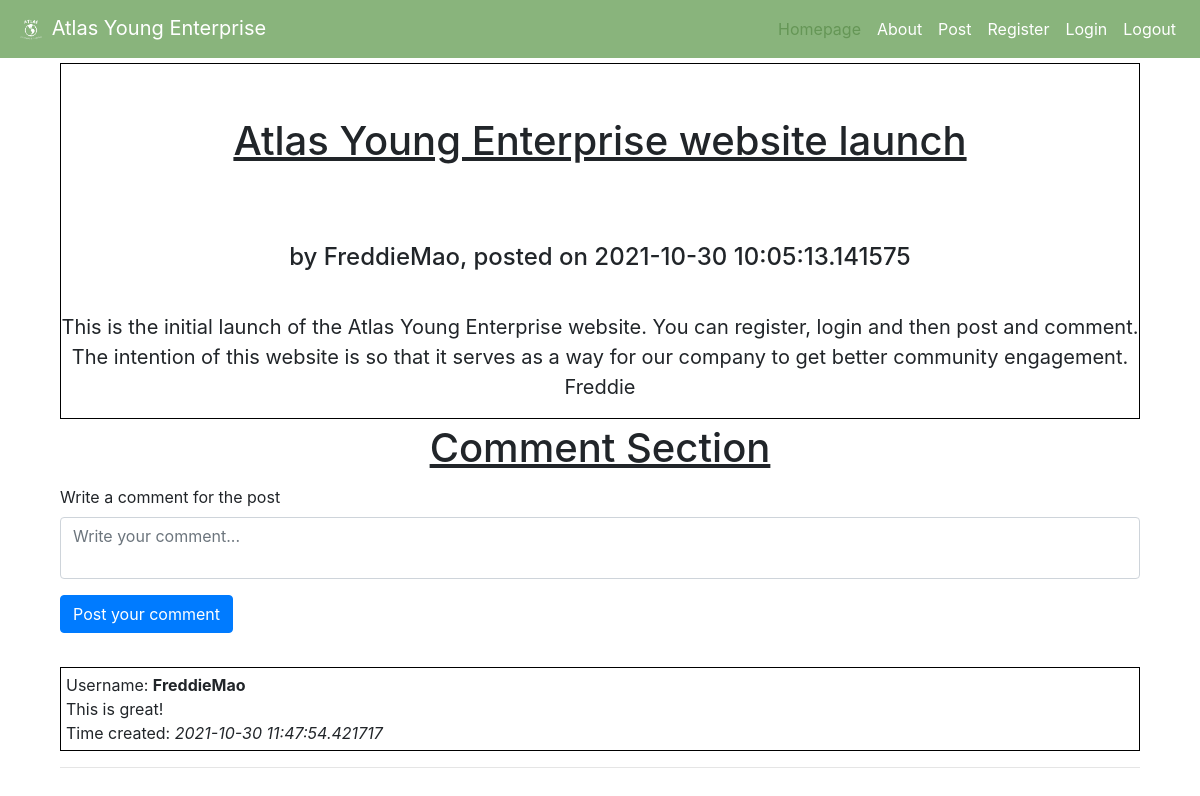
Page /viewPost?post_id=1 on the committed database.
### tables this page shows
CREATE TABLE posts (post_id INTEGER, user_id INTEGER, title TEXT NOT NULL, content TEXT NOT NULL, dateCreated DATETIME, PRIMARY KEY(post_id), FOREIGN KEY (user_id) REFERENCES users(id));

CREATE TABLE users (id INTEGER, username TEXT NOT NULL, hash TEXT NOT NULL, PRIMARY KEY(id));

CREATE TABLE comments (user_id INTEGER, post_id INTEGER, content TEXT NOT NULL, dateCreated DATETIME, FOREIGN KEY(post_id) REFERENCES posts(post_id));

### app.py (the view)
@app.route("/viewPost", methods=["GET"])
def viewPost():
    post_id = request.args.get("post_id")
    if post_id is None:
        return render_template("404.html"), 404
    con = createConnection()
    cur = con.cursor()
    matchingPosts = cur.execute("SELECT * FROM posts WHERE post_id = ?", (post_id,)).fetchall()
    comments = cur.execute("SELECT * FROM comments WHERE post_id = ? ORDER BY dateCreated DESC", (post_id,)).fetchall()
    con.close()
    if len(matchingPosts) == 0:
        return render_template("404.html"), 404
    post = matchingPosts[0]
    con = createConnection()
    cur = con.cursor()
    comments = cur.execute("SELECT * FROM comments WHERE post_id = ? ORDER BY dateCreated DESC", (post_id,)).fetchall()
    con.close()
    return render_template("viewPost.html", post=post, comments=comments, invalidComment=False)

### app.py (called while the page is built)
def createConnection():
    return sqlite3.connect("atlas.db")

def getUsername(user_id):
    con = createConnection()
    cur = con.cursor()
    username = cur.execute("SELECT username FROM users WHERE id = ?", (user_id,)).fetchall()[0][0]
    con.close()
    return username

@app.after_request
def after_request(response):
    response.headers["Cache-Control"] = "no-cache, no-store, must-revalidate"
    response.headers["Expires"] = 0
    response.headers["Pragma"] = "no-cache"
    return response

### templates/viewPost.html (shortened to what this page needs)
{% extends "layout.html" %}
{% block header %}
    <nav class="navbar navbar-expand-lg navbar-custom">
        <a class="navbar-brand" href="/">
            <img src="/static/images/atlaslogo.png" width="30" height="30" alt="" loading="lazy">
            Atlas Young Enterprise
        </a>
        <ul class="navbar-nav ml-auto">
            <li class="nav-item active">
                <a class="nav-link" href="/">Homepage <span class="sr-only">(current)</span></a>
            </li>
            <li class="nav-item">
                <a class="nav-link" href="/about">About</a>
            </li>
            <li class="nav-item">
                <a class="nav-link" href="/post">Post</a>
            </li>
            <li class="nav-item">
                <a class="nav-link" href="/register">Register</a>
            </li>
            <li class="nav-item">
                <a class="nav-link" href="/login">Login</a>
            </li>
            <li class="nav-item">
                <a class="nav-link" href="/logout">Logout</a>
            </li>
        </ul>
    </nav>
{% endblock %}
{% block body %}
    <div class="post marginFiveSides thinBorder">
        <div class="padFive center">
            <h1><u>{{ post[2] }}</u></h1>
        </div>
        <p>
            <h4 class="center">by {{ post[1]|getUsername }}, posted on {{ post[4] }}</h4>
        </p>
        <br>
        <p class="center" style="font-size: 20px;">
            {{ post[3] }}
        </p>
    </div>
    <h1 class="center"><u>Comment Section</u></h1>
    <div class="comment-box padFiveSides">
        <form action="/viewPost?post_id={{ post[0] }}" method="post">
            <div class="form-group">
                <label for="comment">Write a comment for the post</label>
                <textarea class="form-control textarea-noResize" id="comment" name="comment" row="2" placeholder="Write your comment..."></textarea>
            </div>
            <button type="sumbit" class="btn btn-primary">Post your comment</button>
        </form>
        <br>
    </div>
    <div class="comments padFiveSides">
        {% for comment in comments %}
            <div class="media thinBorder tinyPad">
                <div class="media-body">
                    Username: <strong>{{ comment[0] | getUsername }}</strong>
                    <br>
                    {{ comment[2] }}
                    <br>
                    Time created: <i>{{ comment[3] }}</i>
                </div>
            </div>
            <hr>
        {% endfor %}
    </div>
{% endblock %}

### static/styles.css (style rules this page uses)
body { background-color: black; color: white; }
.center { display: flex; justify-content: center; text-align: center; }
.navbar-custom { background-color: #89b47c; }
.navbar-custom .navbar-nav .nav-link { color: white; }
.navbar-custom .navbar-brand, .navbar-custom .navbar-text { color: white; }
.navbar-custom .nav-item.active .nav-link, .navbar-custom .nav-item:hover .nav-link { color: #659656; }
.padFive { padding: 5% 5%; }
.padFiveSides { padding: 5px 5%; }
.marginFiveSides { margin: 5px 5%; }
.thinBorder { border: 1px solid black; }
.tinyPad { padding: 5px 5px 5px 5px; }
.textarea-noResize { resize: none; }

### rows in the picture
posts: title "Atlas Young Enterprise website launch", dateCreated "2021-10-30 10:05:13.141575", content "This is the initial launch of the Atlas Young Enterprise website. You can register, login and then post and comment. The intention of this website is so that it serves as a way for our company to get better community engagement. Freddie"
users: username "FreddieMao"
comments: comment "FreddieMao", content "This is great!", dateCreated "2021-10-30 11:47:54.421717"
